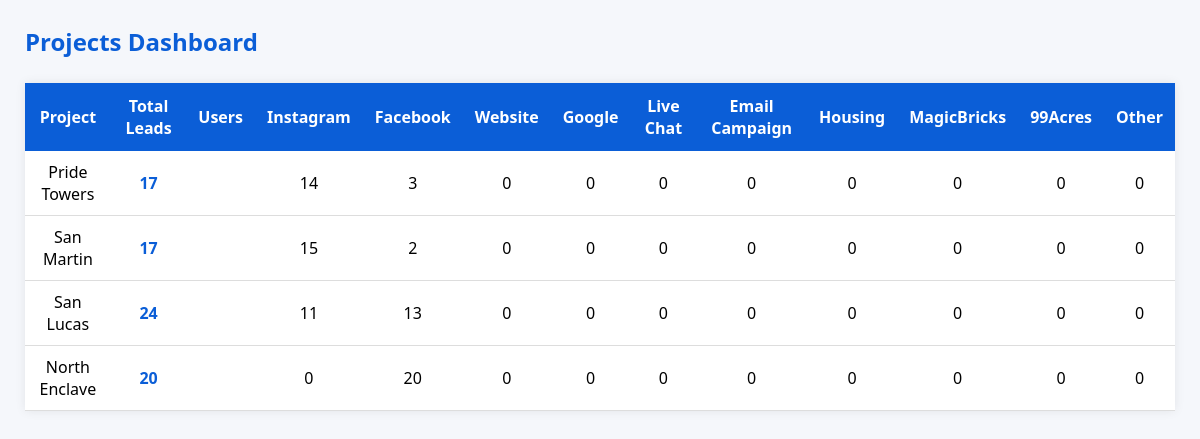
The app's page /projects with its own data.
### tables this page shows
CREATE TABLE project_summary (

id INTEGER PRIMARY KEY AUTOINCREMENT,

project_name TEXT UNIQUE,

today_leads INTEGER DEFAULT 0,
total_leads INTEGER DEFAULT 0,

facebook INTEGER DEFAULT 0,
instagram INTEGER DEFAULT 0,
website INTEGER DEFAULT 0,
google INTEGER DEFAULT 0,
live_chat INTEGER DEFAULT 0,
email_campaign INTEGER DEFAULT 0,
walkin INTEGER DEFAULT 0,
housing INTEGER DEFAULT 0,
magicbricks INTEGER DEFAULT 0,
source_99acres INTEGER DEFAULT 0,
other INTEGER DEFAULT 0,

last_updated TEXT

);

### Mobile_Control.py (the view)
@app.route("/projects")
def projects():
    model = ProjectModel()
    projects = model.get_all_projects()
    print("Type :", type(projects))
    print("Value:", projects)
    if projects is None:
        print("ProjectModel returned None")
        projects = []
    return render_template(
        "modules/projects/index.html",
        projects=projects
    )

### Yukti_Mobile/Models/project.py (called while the page is built)
    def get_all_projects(self):
        try:
            conn = sqlite3.connect(DB_PATH)
            conn.row_factory = sqlite3.Row
            cur = conn.cursor()
            print("Executing SQL...")
            cur.execute("""
            SELECT *
            FROM project_summary
            """)
            print("SQL Executed")
            rows = cur.fetchall()
            print("=" * 60)
            print("PROJECT SUMMARY")
            print(rows)
            print("=" * 60)
            conn.close()
            return [dict(r) for r in rows]
        except Exception as e:
            print("PROJECT ERROR:", e)
            return []

### templates/modules/projects/index.html (shortened to what this page needs)
<!DOCTYPE html>
<html>
<head>
</head>
<body>
<h2>Projects Dashboard</h2>
<table>
<thead>
<tr>
    <th>Project</th>
    <th>Total Leads</th>
    <th>Users</th>
    <th>Instagram</th>
    <th>Facebook</th>
    <th>Website</th>
    <th>Google</th>
    <th>Live Chat</th>
    <th>Email Campaign</th>
    <th>Housing</th>
    <th>MagicBricks</th>
    <th>99Acres</th>
    <th>Other</th>
</tr>
</thead>
<tbody>
{% for p in projects %}
<tr>
    <td>{{ p.project_name }}</td>
    <td class="total">{{ p.total_leads }}</td>
    <td>{{ p.users }}</td>
    <td>{{ p.instagram }}</td>
    <td>{{ p.facebook }}</td>
    <td>{{ p.website }}</td>
    <td>{{ p.google }}</td>
    <td>{{ p.live_chat }}</td>
    <td>{{ p.email_campaign }}</td>
    <td>{{ p.housing }}</td>
    <td>{{ p.magicbricks }}</td>
    <td>{{ p.source_99acres }}</td>
    <td>{{ p.other }}</td>
</tr>
{% endfor %}
</tbody>
</table>
</body>
</html>

### templates/modules/projects/index.html (style rules this page uses)
body { font-family:Segoe UI; background:#f5f7fb; margin:25px; }
h2 { color:#0b5ed7; margin-bottom:25px; }
table { width:100%; border-collapse:collapse; background:white; box-shadow:0 0 10px rgba(0,0,0,.08); }
th { background:#0b5ed7; color:white; padding:12px; text-align:center; }
td { padding:10px; border-bottom:1px solid #ddd; text-align:center; }
.total { font-weight:bold; color:#0b5ed7; }

### records on screen
project_summary: project_name "Pride Towers", total_leads "17", instagram "14", facebook "3", website "0", google "0", live_chat "0", email_campaign "0", housing "0", magicbricks "0", source_99acres "0", other "0"
project_summary: project_name "San Martin", total_leads "17", instagram "15", facebook "2", website "0", google "0", live_chat "0", email_campaign "0", housing "0", magicbricks "0", source_99acres "0", other "0"
project_summary: project_name "San Lucas", total_leads "24", instagram "11", facebook "13", website "0", google "0", live_chat "0", email_campaign "0", housing "0", magicbricks "0", source_99acres "0", other "0"
project_summary: project_name "North Enclave", total_leads "20", instagram "0", facebook "20", website "0", google "0", live_chat "0", email_campaign "0", housing "0", magicbricks "0", source_99acres "0", other "0"
